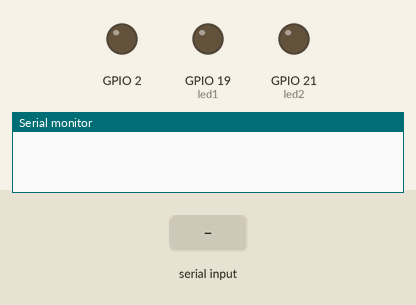
Recording of a program running on a simulated ESP32. Shown: output pins drawn as LEDs (lit = HIGH), the last lines printed to the serial monitor. The inputs (shaded band) are chosen by the test bench.

Above: at 2.2 s.
2.3 s: "1" received over Serial
At 3.0 s:
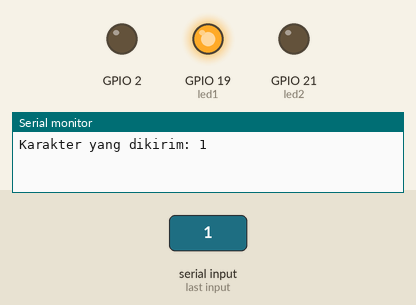
3.8 s: "2" received over Serial
At 4.1 s:
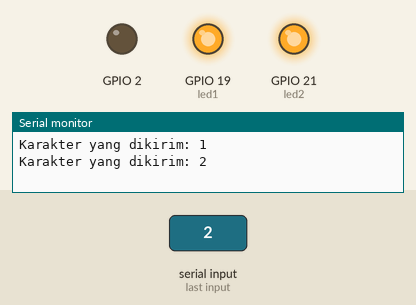
5.3 s: "3" received over Serial
At 6.5 s:
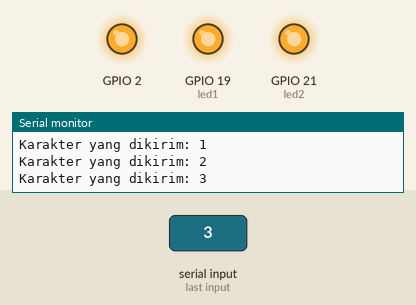
6.8 s: "0" received over Serial
At 7.6 s:
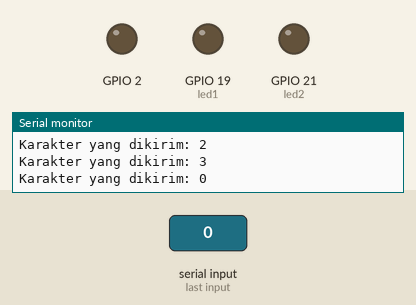
8.3 s: "2" received over Serial
At 8.7 s:
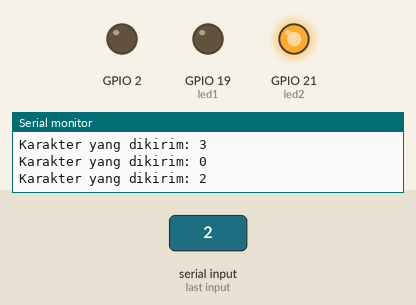
9.8 s: "3" received over Serial
At 11.1 s:
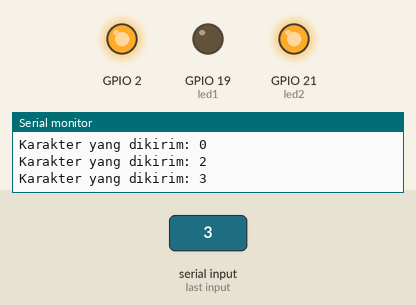
Timing chart, 0 to 12.3 s (numbered marks = the images above; inputs shaded):
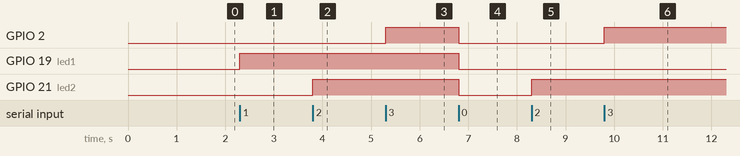

The program:

main.cpp
```cpp
#include <Arduino.h>
#define led1 19
#define led2 21
void setup() {
  // put your setup code here, to run once:
  pinMode(led1,OUTPUT);
  pinMode(led2, OUTPUT);
  pinMode(BUILTIN_LED,OUTPUT);
Serial.begin(115200);
delay(1000);
}

void loop() {
  // put your main code here, to run repeatedly:
  /*
  digitalWrite(led1,HIGH);
  delay(2000);
  digitalWrite(led2,HIGH);
  delay(2000);
  digitalWrite(BUILTIN_LED,HIGH);
  delay(2000);
   digitalWrite(led1,LOW);
  delay(2000);
  digitalWrite(led2,LOW);
  delay(2000);
  digitalWrite(BUILTIN_LED,LOW);
  delay(2000);
  */

  if(Serial.available()){
    char data = Serial.read();
    Serial.println();
    Serial.print("Karakter yang dikirim: ");
    Serial.println(data);

    if(data=='1'){
      digitalWrite(led1,HIGH);
    }
    else if(data=='2'){
      digitalWrite(led2,HIGH);
    }
    else if(data=='3'){
      digitalWrite(BUILTIN_LED,HIGH);
    }
       else if(data=='0'){
      digitalWrite(led1,LOW);
      digitalWrite(led2,LOW);
      digitalWrite(BUILTIN_LED,LOW);
    }
    else{
      Serial.println("Masukkan perintah yang benar");
    }
  }

}
```

Measured:
- after the input at 2.3 s, GPIO 19 (led1): LOW → HIGH at once
- after the input at 3.8 s, GPIO 21 (led2): LOW → HIGH at once
- after the input at 5.3 s, GPIO 2: LOW → HIGH at once
- after the input at 6.8 s, GPIO 2, GPIO 19 (led1), GPIO 21 (led2): HIGH → LOW at once
- after the input at 8.3 s, GPIO 21 (led2): LOW → HIGH at once
- after the input at 9.8 s, GPIO 2: LOW → HIGH at once
